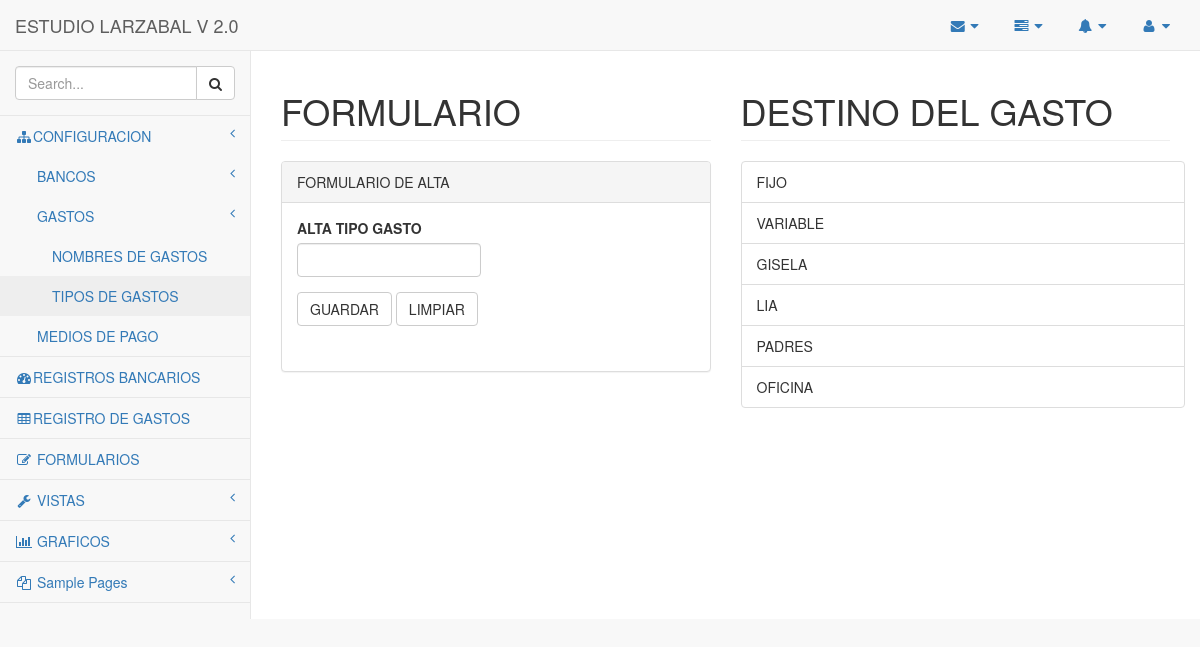
/pages/tipo_gasto.php, run on the app's committed database.
### tables this page shows
CREATE TABLE `tipo_gasto` (
  `idtipo_gasto` int(11) NOT NULL AUTO_INCREMENT,
  `destino_gasto` varchar(45) NOT NULL,
  `usuario_id` int(11) NOT NULL,
  PRIMARY KEY (`idtipo_gasto`),
  KEY `fk_tipo_gasto_1_idx` (`usuario_id`),
  CONSTRAINT `fk_tipo_gasto_1` FOREIGN KEY (`usuario_id`) REFERENCES `usuarios` (`idusuarios`) ON DELETE NO ACTION ON UPDATE NO ACTION
);

### metas/funciones.php (called while the page is built, shortened)
<?php
function conexion(){
  $dsn = 'mysql:host=localhost;dbname=finanzas;charset=utf8mb4;port:3306';
  $conexion_user= 'root';
  $conexion_pass='';
  try {
    $conexion=new PDO($dsn,$conexion_user,$conexion_pass);
  } catch (PDOException $e) {
    echo "El error de conexion es: ".$e -> getMessage();
  }
  return $conexion;
}
function tabla($tabla){
  $conexion = conexion();
  $sql = "SELECT * FROM $tabla";
  $query2= $conexion->prepare($sql);
  $query2->execute();
  $resultados = $query2->fetchAll(PDO::FETCH_ASSOC);
  return $resultados;
}

### pages/tipo_gasto.php (the view, shortened to what this page needs)
<?php
include "../metas/funciones.php";
$resultados =tabla('tipo_gasto');
 ?>
<!DOCTYPE html>
<html lang="es">
<?php include "meta.php" ?>
<body>
    <div id="wrapper">
      <?php include "nav.php" ?>
        <div id="page-wrapper">
            <div class="row">
                <div class="col-lg-6">
                    <h1 class="page-header">FORMULARIO</h1>
                </div>
                <div class="col-lg-6">
                    <h1 class="page-header">DESTINO DEL GASTO</h1>
                </div>
            </div>
            <div class="row">
                <div class="col-lg-6">
                    <div class="panel panel-default">
                        <div class="panel-heading">
                            FORMULARIO DE ALTA
                        </div>
                        <div class="panel-body">
                            <div class="row">
                                <div class="col-lg-6">
                                    <form action="tipo_gasto.php" method="post" role="form">
                                        <div class="form-group">
                                            <label>ALTA TIPO GASTO</label>
                                            <input name="tipo_gasto" class="form-control" placeholder="">
                                        </div>
                                        <button type="submit" value="" class="btn btn-default">GUARDAR</button>
                                        <button type="reset" value="" class="btn btn-default">LIMPIAR</button>
                                        <br/>
                                        <?php if (isset($errores['error'])){?><p class="panel panel-red"> <?php echo $errores['error'];}else{ echo "";} ?> <br/></p>
                                    </form>
                                </div>
                            </div>
                        </div>
                    </div>
                </div>
                <div class="row">
                    <div class="col-lg-6">
                        <ul class="list-group">
                          <?php foreach ($resultados as $key => $value) {?>
                            <li class="list-group-item"><?php echo $value['destino_gasto']; ?></li>
                          <?php } ?>
                        </ul>
                    </div>
                </div>
            </div>
        </div>
    </div>
  <?php include "pie.php" ?>

### data on the page
tipo_gasto: destino_gasto "FIJO"
tipo_gasto: destino_gasto "VARIABLE"
tipo_gasto: destino_gasto "GISELA"
tipo_gasto: destino_gasto "LIA"
tipo_gasto: destino_gasto "PADRES"
tipo_gasto: destino_gasto "OFICINA"
